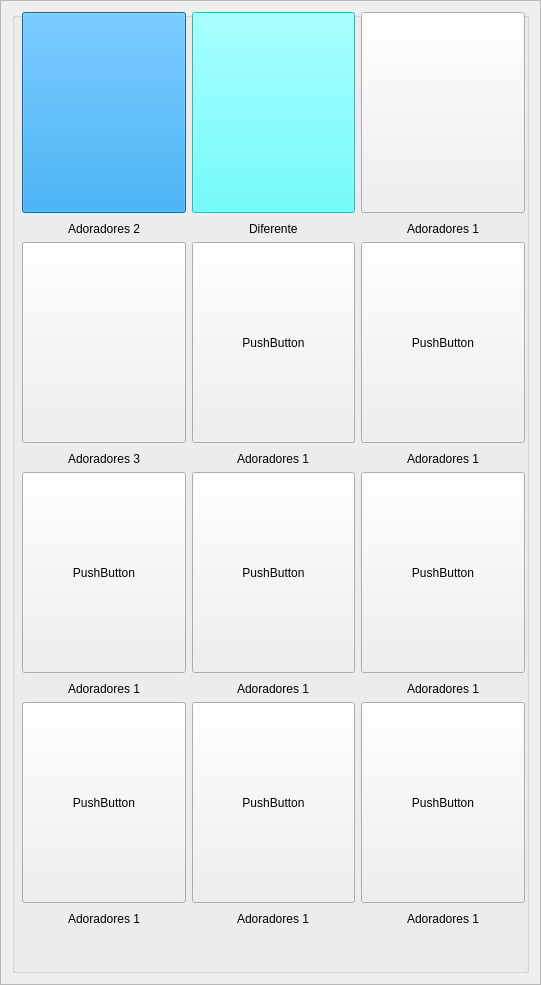
<?xml version="1.0" encoding="UTF-8"?>
<ui version="4.0">
 <class>Frame</class>
 <widget class="QFrame" name="Frame">
  <property name="geometry">
   <rect>
    <x>0</x>
    <y>0</y>
    <width>541</width>
    <height>985</height>
   </rect>
  </property>
  <property name="minimumSize">
   <size>
    <width>541</width>
    <height>877</height>
   </size>
  </property>
  <property name="windowTitle">
   <string>Capas - Coletanea</string>
  </property>
  <property name="frameShape">
   <enum>QFrame::StyledPanel</enum>
  </property>
  <property name="frameShadow">
   <enum>QFrame::Raised</enum>
  </property>
  <layout class="QHBoxLayout" name="horizontalLayout">
   <item>
    <widget class="QGroupBox" name="groupBox">
     <property name="title">
      <string/>
     </property>
     <widget class="QWidget" name="layoutWidget">
      <property name="geometry">
       <rect>
        <x>10</x>
        <y>230</y>
        <width>503</width>
        <height>226</height>
       </rect>
      </property>
      <layout class="QHBoxLayout" name="horizontalLayout_3">
       <item>
        <layout class="QVBoxLayout" name="verticalLayout_11">
         <item>
          <widget class="QPushButton" name="btnAdoradores3">
           <property name="minimumSize">
            <size>
             <width>161</width>
             <height>201</height>
            </size>
           </property>
           <property name="text">
            <string/>
           </property>
           <property name="icon">
            <iconset>
             <normaloff>icones/adoradores 3.jpeg</normaloff>icones/adoradores 3.jpeg</iconset>
           </property>
           <property name="iconSize">
            <size>
             <width>168</width>
             <height>225</height>
            </size>
           </property>
          </widget>
         </item>
         <item alignment="Qt::AlignHCenter">
          <widget class="QLabel" name="label_11">
           <property name="text">
            <string>Adoradores 3</string>
           </property>
          </widget>
         </item>
        </layout>
       </item>
       <item>
        <layout class="QVBoxLayout" name="verticalLayout_12">
         <item>
          <widget class="QPushButton" name="pushButton_21">
           <property name="minimumSize">
            <size>
             <width>161</width>
             <height>201</height>
            </size>
           </property>
           <property name="text">
            <string>PushButton</string>
           </property>
          </widget>
         </item>
         <item alignment="Qt::AlignHCenter">
          <widget class="QLabel" name="label_12">
           <property name="text">
            <string>Adoradores 1</string>
           </property>
          </widget>
         </item>
        </layout>
       </item>
       <item>
        <layout class="QVBoxLayout" name="verticalLayout_13">
         <item>
          <widget class="QPushButton" name="pushButton_22">
           <property name="minimumSize">
            <size>
             <width>161</width>
             <height>201</height>
            </size>
           </property>
           <property name="text">
            <string>PushButton</string>
           </property>
          </widget>
         </item>
         <item alignment="Qt::AlignHCenter">
          <widget class="QLabel" name="label_13">
           <property name="text">
            <string>Adoradores 1</string>
           </property>
          </widget>
         </item>
        </layout>
       </item>
      </layout>
     </widget>
     <widget class="QWidget" name="layoutWidget_2">
      <property name="geometry">
       <rect>
        <x>10</x>
        <y>460</y>
        <width>503</width>
        <height>226</height>
       </rect>
      </property>
      <layout class="QHBoxLayout" name="horizontalLayout_6">
       <item>
        <layout class="QVBoxLayout" name="verticalLayout_20">
         <item>
          <widget class="QPushButton" name="pushButton_29">
           <property name="minimumSize">
            <size>
             <width>161</width>
             <height>201</height>
            </size>
           </property>
           <property name="text">
            <string>PushButton</string>
           </property>
          </widget>
         </item>
         <item alignment="Qt::AlignHCenter">
          <widget class="QLabel" name="label_20">
           <property name="text">
            <string>Adoradores 1</string>
           </property>
          </widget>
         </item>
        </layout>
       </item>
       <item>
        <layout class="QVBoxLayout" name="verticalLayout_21">
         <item>
          <widget class="QPushButton" name="pushButton_30">
           <property name="minimumSize">
            <size>
             <width>161</width>
             <height>201</height>
            </size>
           </property>
           <property name="text">
            <string>PushButton</string>
           </property>
          </widget>
         </item>
         <item alignment="Qt::AlignHCenter">
          <widget class="QLabel" name="label_21">
           <property name="text">
            <string>Adoradores 1</string>
           </property>
          </widget>
         </item>
        </layout>
       </item>
       <item>
        <layout class="QVBoxLayout" name="verticalLayout_22">
         <item>
          <widget class="QPushButton" name="pushButton_31">
           <property name="minimumSize">
            <size>
             <width>161</width>
             <height>201</height>
            </size>
           </property>
           <property name="text">
            <string>PushButton</string>
           </property>
          </widget>
         </item>
         <item alignment="Qt::AlignHCenter">
          <widget class="QLabel" name="label_22">
           <property name="text">
            <string>Adoradores 1</string>
           </property>
          </widget>
         </item>
        </layout>
       </item>
      </layout>
     </widget>
     <widget class="QWidget" name="layoutWidget_6">
      <property name="geometry">
       <rect>
        <x>10</x>
        <y>690</y>
        <width>503</width>
        <height>226</height>
       </rect>
      </property>
      <layout class="QHBoxLayout" name="horizontalLayout_7">
       <item>
        <layout class="QVBoxLayout" name="verticalLayout_23">
         <item>
          <widget class="QPushButton" name="pushButton_32">
           <property name="minimumSize">
            <size>
             <width>161</width>
             <height>201</height>
            </size>
           </property>
           <property name="text">
            <string>PushButton</string>
           </property>
          </widget>
         </item>
         <item alignment="Qt::AlignHCenter">
          <widget class="QLabel" name="label_23">
           <property name="text">
            <string>Adoradores 1</string>
           </property>
          </widget>
         </item>
        </layout>
       </item>
       <item>
        <layout class="QVBoxLayout" name="verticalLayout_24">
         <item>
          <widget class="QPushButton" name="pushButton_33">
           <property name="minimumSize">
            <size>
             <width>161</width>
             <height>201</height>
            </size>
           </property>
           <property name="text">
            <string>PushButton</string>
           </property>
          </widget>
         </item>
         <item alignment="Qt::AlignHCenter">
          <widget class="QLabel" name="label_24">
           <property name="text">
            <string>Adoradores 1</string>
           </property>
          </widget>
         </item>
        </layout>
       </item>
       <item>
        <layout class="QVBoxLayout" name="verticalLayout_25">
         <item>
          <widget class="QPushButton" name="pushButton_34">
           <property name="minimumSize">
            <size>
             <width>161</width>
             <height>201</height>
            </size>
           </property>
           <property name="text">
            <string>PushButton</string>
           </property>
          </widget>
         </item>
         <item alignment="Qt::AlignHCenter">
          <widget class="QLabel" name="label_25">
           <property name="text">
            <string>Adoradores 1</string>
           </property>
          </widget>
         </item>
        </layout>
       </item>
      </layout>
     </widget>
     <widget class="QWidget" name="layoutWidget">
      <property name="geometry">
       <rect>
        <x>10</x>
        <y>0</y>
        <width>503</width>
        <height>226</height>
       </rect>
      </property>
      <layout class="QHBoxLayout" name="horizontalLayout_2">
       <item>
        <layout class="QVBoxLayout" name="verticalLayout_8">
         <item>
          <widget class="QPushButton" name="btnAdoradores">
           <property name="minimumSize">
            <size>
             <width>161</width>
             <height>201</height>
            </size>
           </property>
           <property name="styleSheet">
            <string notr="true">background-color: rgb(20, 147, 226);</string>
           </property>
           <property name="text">
            <string/>
           </property>
           <property name="icon">
            <iconset>
             <normaloff>icones/adoradores 2.jpeg</normaloff>icones/adoradores 2.jpeg</iconset>
           </property>
           <property name="iconSize">
            <size>
             <width>162</width>
             <height>226</height>
            </size>
           </property>
           <property name="checkable">
            <bool>false</bool>
           </property>
          </widget>
         </item>
         <item alignment="Qt::AlignHCenter">
          <widget class="QLabel" name="label_8">
           <property name="text">
            <string>Adoradores 2</string>
           </property>
          </widget>
         </item>
        </layout>
       </item>
       <item>
        <layout class="QVBoxLayout" name="verticalLayout_9">
         <item>
          <widget class="QPushButton" name="btnDiferente">
           <property name="minimumSize">
            <size>
             <width>161</width>
             <height>201</height>
            </size>
           </property>
           <property name="styleSheet">
            <string notr="true">background-color: rgb(71, 252, 255);</string>
           </property>
           <property name="text">
            <string/>
           </property>
           <property name="icon">
            <iconset>
             <normaloff>diferente.jpeg</normaloff>diferente.jpeg</iconset>
           </property>
           <property name="iconSize">
            <size>
             <width>168</width>
             <height>225</height>
            </size>
           </property>
          </widget>
         </item>
         <item alignment="Qt::AlignHCenter">
          <widget class="QLabel" name="label_9">
           <property name="text">
            <string>Diferente</string>
           </property>
          </widget>
         </item>
        </layout>
       </item>
       <item>
        <layout class="QVBoxLayout" name="verticalLayout_10">
         <item>
          <widget class="QPushButton" name="btnAdoradores2">
           <property name="minimumSize">
            <size>
             <width>161</width>
             <height>201</height>
            </size>
           </property>
           <property name="text">
            <string/>
           </property>
           <property name="icon">
            <iconset>
             <normaloff>icones/adoradores1.jpeg</normaloff>icones/adoradores1.jpeg</iconset>
           </property>
           <property name="iconSize">
            <size>
             <width>168</width>
             <height>225</height>
            </size>
           </property>
          </widget>
         </item>
         <item alignment="Qt::AlignHCenter">
          <widget class="QLabel" name="label_10">
           <property name="text">
            <string>Adoradores 1</string>
           </property>
          </widget>
         </item>
        </layout>
       </item>
      </layout>
     </widget>
    </widget>
   </item>
  </layout>
 </widget>
 <resources/>
 <connections/>
</ui>
